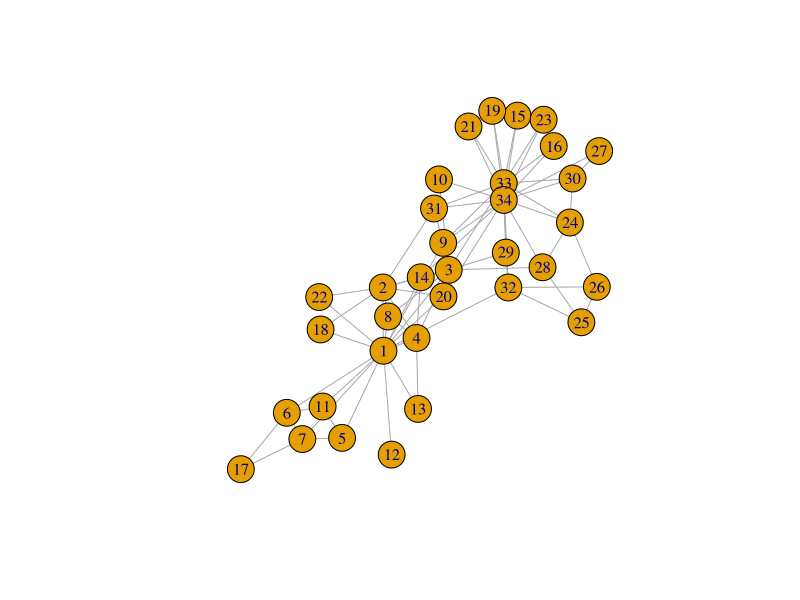
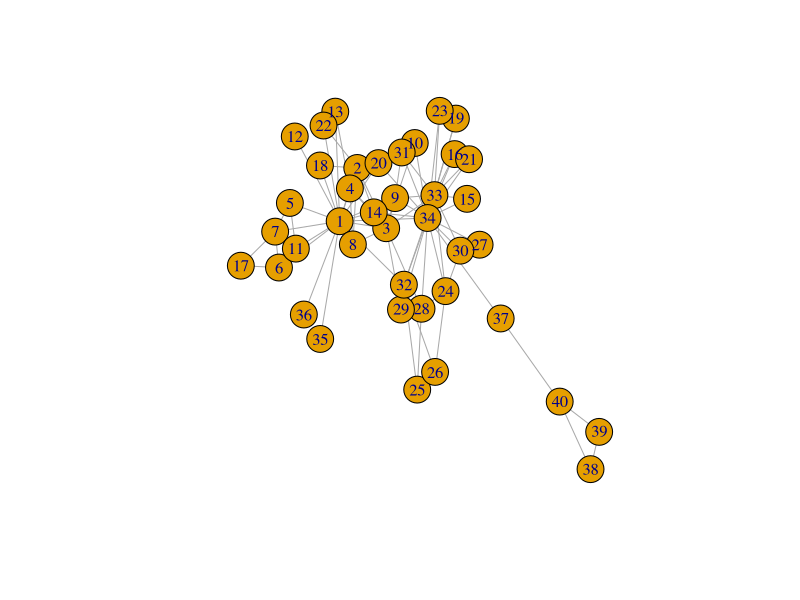
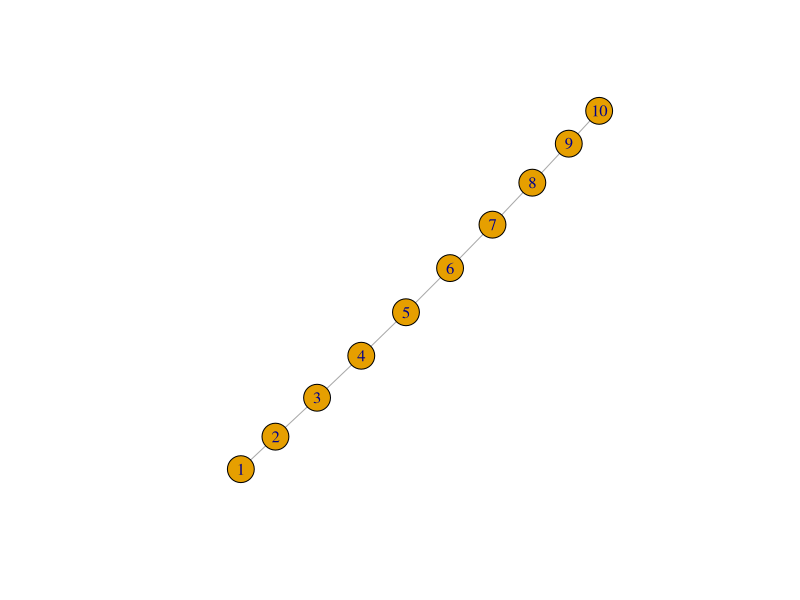
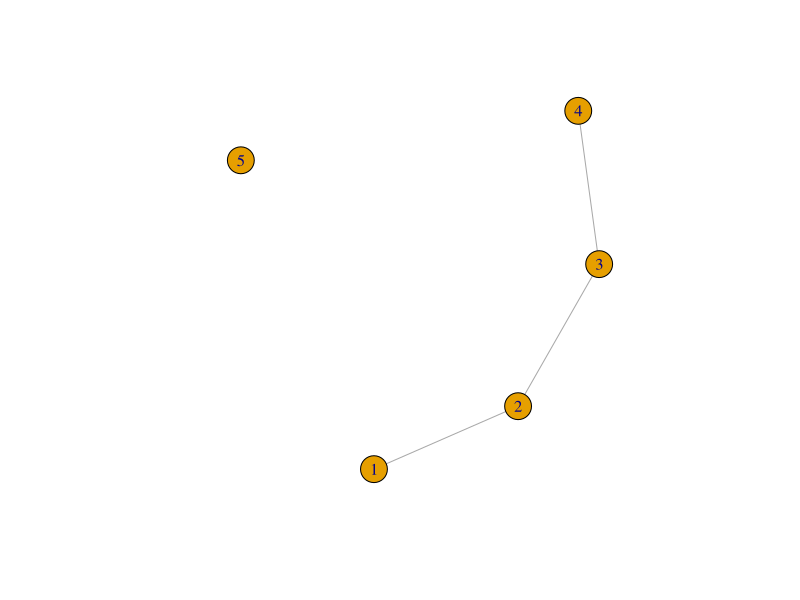
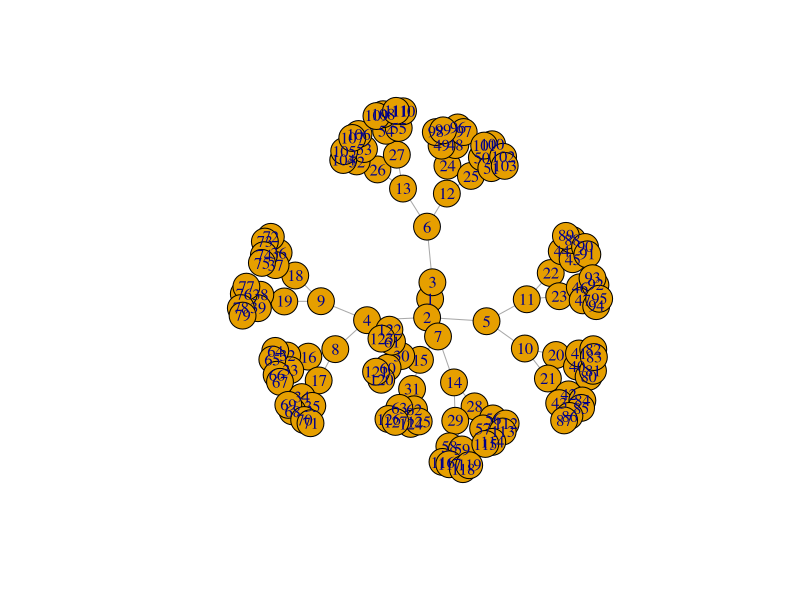
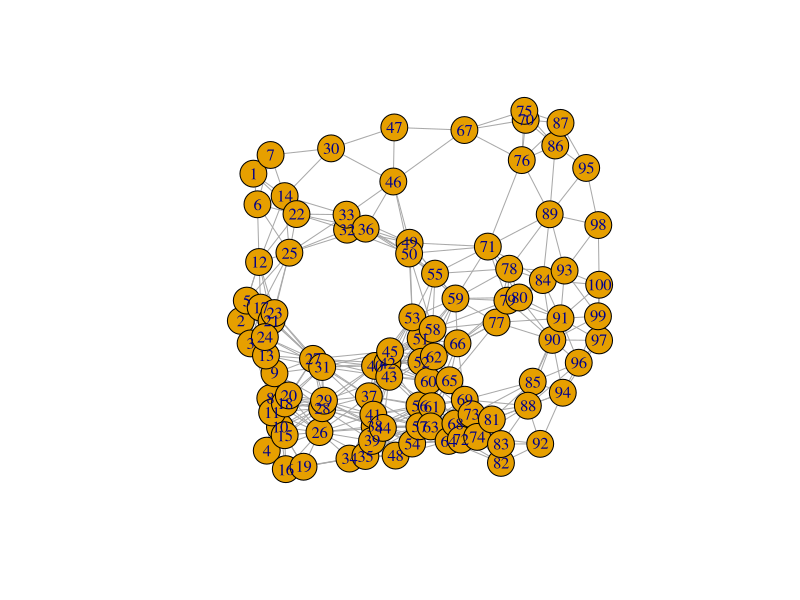
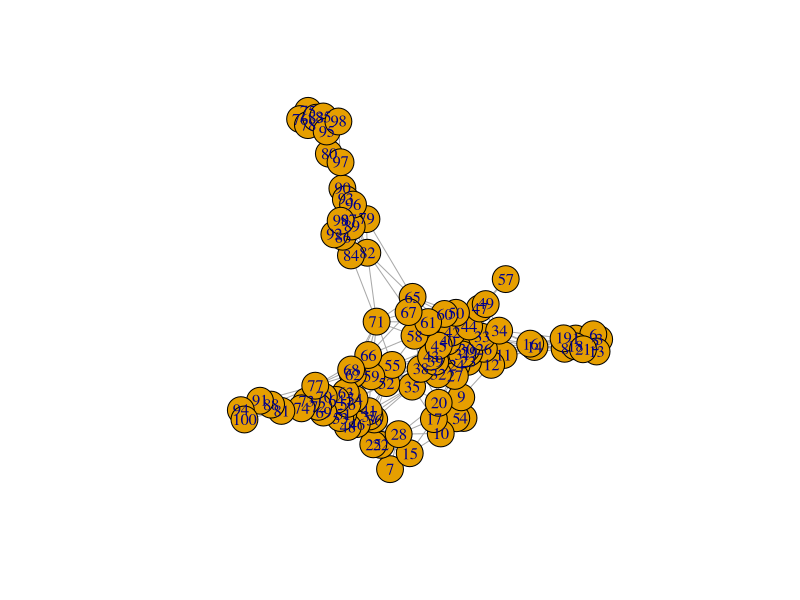
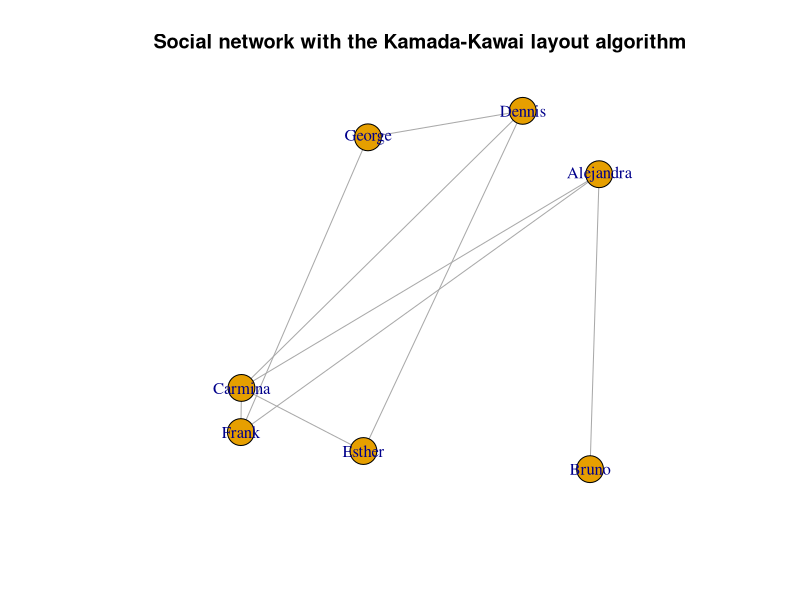

The R script that drew these images, in order: (Note: this script raises an error after producing the figures.)
## ---- chunk 1
# install.packages("igraph")
library(igraph)
## ---- chunk 2
g <- make_empty_graph()
## ---- chunk 3
g <- make_graph(edges = c(1,2, 1,5), n=10, directed = FALSE)
## ---- chunk 4
g
## ---- chunk 5
summary(g)
## ---- chunk 6
g <- make_graph('Zachary')
## ---- chunk 7
plot(g)
## ---- chunk 8
g <- add_vertices(g, 3)
## ---- chunk 9
g <- add_edges(g, edges = c(1,35, 1,36, 34,37))
## ---- chunk 10
g <- g %>% add_edges(edges=c(1,34)) %>% add_vertices(3) %>%
     add_edges(edges=c(38,39, 39,40, 40,38, 40,37))
g

plot(g)
## ---- chunk 11
get.edge.ids(g, c(1,34))
## ---- chunk 12
g <- delete_edges(g, 82)
## ---- chunk 13
g <- make_ring(10) %>% delete_edges("10|1")
plot(g)
## ---- chunk 14
g <- make_ring(5)
g <- delete_edges(g, get.edge.ids(g, c(1,5, 4,5)))
plot(g)
## ---- chunk 15
graph1 <- make_tree(127, 2, mode = "undirected")
summary(graph1)
plot(graph1)
## ---- chunk 16
graph2 <- make_tree(127, 2, mode = "undirected")
## ---- chunk 17
identical_graphs(graph1,graph2)
## ---- chunk 18
graph1 <- sample_grg(100, 0.2)
summary(graph1)
plot(graph1)
## ---- chunk 19
graph2 <- sample_grg(100, 0.2)
identical_graphs(graph1, graph2)
plot(graph2)
## ---- chunk 20
isomorphic(graph1, graph2)
## ---- chunk 21
g <- make_graph(~ Alice-Bob:Claire:Frank, Claire-Alice:Dennis:Frank:Esther,
                George-Dennis:Frank, Dennis-Esther)
## ---- chunk 22
V(g)$age <- c(25, 31, 18, 23, 47, 22, 50) 
V(g)$gender <- c("f", "m", "f", "m", "m", "f", "m")
E(g)$is_formal <- c(FALSE, FALSE, TRUE, TRUE, TRUE, FALSE, TRUE, FALSE, FALSE)
summary(g)
## ---- chunk 23
E(g)$is_formal
E(g)$is_formal[1] <- TRUE
E(g)$is_formal
## ---- chunk 24
g$date <- c("2022-02-11")
graph_attr(g, "date")
## ---- chunk 25
match(c("George"), V(g)$name)
## ---- chunk 26
V(g)$name[1:3] <- c("Alejandra", "Bruno", "Carmina")
V(g)
## ---- chunk 27
g <- delete_vertex_attr(g, "gender")
V(g)$gender
## ---- chunk 28
degree(g)
## ---- chunk 29
degree(g, 7)
## ---- chunk 30
degree(g, v=c(3,4,5))
## ---- chunk 31
degree(g, v=c("Carmina", "Frank", "Dennis"))
## ---- chunk 32
degree(g, "Bruno")
## ---- chunk 33
edge_betweenness(g)
## ---- chunk 34
ebs <- edge_betweenness(g)
as_edgelist(g)[ebs == max(ebs), ]
## ---- chunk 35
which.max(degree(g))
## ---- chunk 36
graph <- graph.full(n=10)
only_odd_vertices <- which(V(graph)%%2==1)
length(only_odd_vertices)
## ---- chunk 37
seq <- V(graph)[2, 3, 7]
seq
## ---- chunk 38
seq <- seq[1, 3]    # filtering an existing vertex set
seq
## ---- chunk 39
V(g)[age < 30]$name
## ---- chunk 40
`%notin%` <- Negate(`%in%`)
## ---- chunk 41
V(g)$degree <- c("A", "B", "B+", "A+", "C", "A", "B")
V(g)$degree[degree(g) == 3]
## ---- chunk 42
V(g)$name[degree(g) == 3]
## ---- chunk 43
E(g)[.from(3)]
## ---- chunk 44
E(g)[.from("Carmina")]
## ---- chunk 45
E(g) [ 3:5 %--% 5:6 ]
## ---- chunk 46
V(g)$gender <- c("f", "m", "f", "m", "m", "f", "m")
## ---- chunk 47
men <- V(g)[gender == "m"]$name
men
## ---- chunk 48
women <- V(g)[gender == "f"]$name
women
## ---- chunk 49
E(g)[men %--% women]
## ---- chunk 50
get.adjacency(g)
## ---- chunk 51
layout <- layout_with_kk(g)
## ---- chunk 52
layout <- layout_as_tree(g, root = 2)
## ---- chunk 53
layout <- layout_with_kk(g)
## ---- chunk 54
layout <- layout_randomly(g)
## ---- chunk 55
plot(g, layout = layout, main = "Social network with the Kamada-Kawai layout algorithm")
## ---- chunk 56
plot(g, layout = layout_with_fr,
     main = "Social network with the Fruchterman-Reingold layout algorithm")
## ---- chunk 57
V(g)$color <- ifelse(V(g)$gender == "m", "yellow", "red")
plot(g, layout = layout, vertex.label.dist = 3.5,
     main = "Social network - with genders as colors")
## ---- chunk 58
plot(g, layout=layout, vertex.label.dist=3.5, vertex.color=as.factor(V(g)$gender))
## ---- chunk 59
plot(g, layout=layout, vertex.label.dist=3.5, vertex.size=20,
     vertex.color=ifelse(V(g)$gender == "m", "yellow", "red"),
     edge.width=ifelse(E(g)$is_formal, 5, 1))
## ---- chunk 60
library(readxl)

people<-read_xlsx("Networks.xlsx", sheet = "People")
relations<-read_xlsx("Networks.xlsx", sheet ="Relations")

g <- graph_from_data_frame(relations, directed=FALSE, vertices=people)


plot(g)

## ---- chunk 61

library(dplyr)

BCB<-people%>%
  filter(BCB520 == "TRUE")%>%
  select(name, BCB520)

edgelist<- combn(BCB$name, 2)
edgelist_df <- as.data.frame(t(edgelist))
colnames(edgelist_df) <- c("from", "to")
edgelist_df$BCB520<-"TRUE"
edgelist_df$Advisor<-"FALSE"

relations$BCB520 <- "FALSE"

relations3<-rbind(relations, edgelist_df)

g <- graph_from_data_frame(relations3, directed=FALSE, vertices=people, )


plot(g)


## ---- chunk 62
# E(g)$edge.color[V(g)$] 

V(g)$label.color <- "black"
V(g)$label.font <- 2

plot(g, edge.color = ifelse(E(g)$Advisor == T, "red", "grey"), edge.width = 2,
     vertex.color = col[as.factor(vertex_attr(g, "department"))], vertex.size = 32
     )


## ---- chunk 63
# Load required packages
library(igraph)

### Force directed graph of 350 proteins
stack <- read.csv("trimmed_proteomic_Data.csv")

nodes <- unique(c(stack$contrast, stack$Gene))
edges <- data.frame(
  from = stack$Gene,
  to = stack$contrast,
  LogFC = stack$logFC,
  p = stack$P.Value
  
)

g <- graph_from_data_frame(edges, directed = FALSE, vertices = nodes)

edge_weights <- abs(E(g)$LogFC)^3
E(g)$length <- edge_weights

l <- layout_with_fr(g, weights = edge_weights)

default_size <- 4

vertex_sizes <- rep(default_size, vcount(g))

mutants <- c("A583T","G309S", "G424D",
             "K102E", "Q380K", "R46G", 
             "S25P", "S481Y", "W296A")

vertex_sizes[V(g)$name %in% mutants] <- 8

V(g)$label.color <- "black"
V(g)$label.font <- 2

plot(g, layout = l, vertex.color = "white", vertex.size = vertex_sizes,
     vertex.label.cex = .25, edge.width = -log10(E(g)$p)*.2, edge.arrow.size = 0, frame.plot = T,  main = "350")

###
